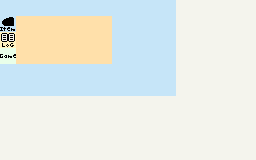

Rendered tile map (Tiled .tmx) drawn with the repository's tilesets; below, a short description and the map source with its tile grids summarised:
An orthogonal 16x10 tile map with 16x16 px tiles, 1 tile layer (bg0) and 29 objects.

<map version="1.0" orientation="orthogonal" renderorder="right-down" width="16" height="10" tilewidth="16" tileheight="16" nextobjectid="48">
 <tileset firstgid="1" name="tileset" tilewidth="16" tileheight="16" tilecount="16384" columns="128">
  <image source="../src/static/tileset.png" width="2048" height="2048" />
 </tileset>
 <layer name="bg0" width="16" height="10">
  <data>[160 cells, 160 non-empty, 6 distinct tile ids]</data>
 </layer>
 <objectgroup name="scene">
  <object id="3" gid="1225" x="129" y="46" width="16" height="16" />
  <object id="4" gid="1353" x="129" y="62" width="16" height="16" />
  <object id="7" gid="69" x="128" y="80" width="16" height="16" />
  <object id="8" gid="581" x="96" y="80" width="16" height="16" />
  <object id="9" gid="836" x="160" y="48" width="16" height="16" />
  <object id="17" gid="3524" x="144" y="80" width="16" height="16" />
  <object id="18" gid="3909" x="160" y="32" width="16" height="16" />
  <object id="19" gid="3396" x="112" y="80" width="16" height="16" />
  <object id="21" gid="3652" x="160" y="96" width="16" height="16" />
  <object id="22" gid="4036" x="160" y="32" width="16" height="16" />
  <object id="24" gid="3911" x="160" y="80" width="16" height="16" />
  <object id="25" gid="3910" x="160" y="64" width="16" height="16" />
  <object id="27" gid="3780" x="144" y="96" width="16" height="16" />
  <object id="28" gid="2116" x="160" y="16" width="16" height="16" />
  <object id="32" gid="4420" x="17" y="32" width="16" height="16" />
  <object id="33" gid="4421" x="33" y="32" width="16" height="16" />
  <object id="34" gid="4422" x="49" y="32" width="16" height="16" />
  <object id="35" gid="4423" x="65" y="32" width="16" height="16" />
  <object id="36" gid="4424" x="81" y="32" width="16" height="16" />
  <object id="38" gid="4425" x="97" y="32" width="16" height="16" />
  <object id="39" gid="4548" x="17" y="48" width="16" height="16" />
  <object id="40" gid="4549" x="33" y="48" width="16" height="16" />
  <object id="41" gid="4550" x="49" y="48" width="16" height="16" />
  <object id="42" gid="4551" x="65" y="48" width="16" height="16" />
  <object id="43" gid="4552" x="81" y="48" width="16" height="16" />
  <object id="44" gid="4553" x="97" y="48" width="16" height="16" />
  <object id="45" gid="4676" x="17" y="64" width="16" height="16" />
  <object id="46" gid="3913" x="110" y="27" width="16" height="16" />
  <object id="47" gid="4036" x="128" y="96" width="16" height="16" />
 </objectgroup>
</map>
